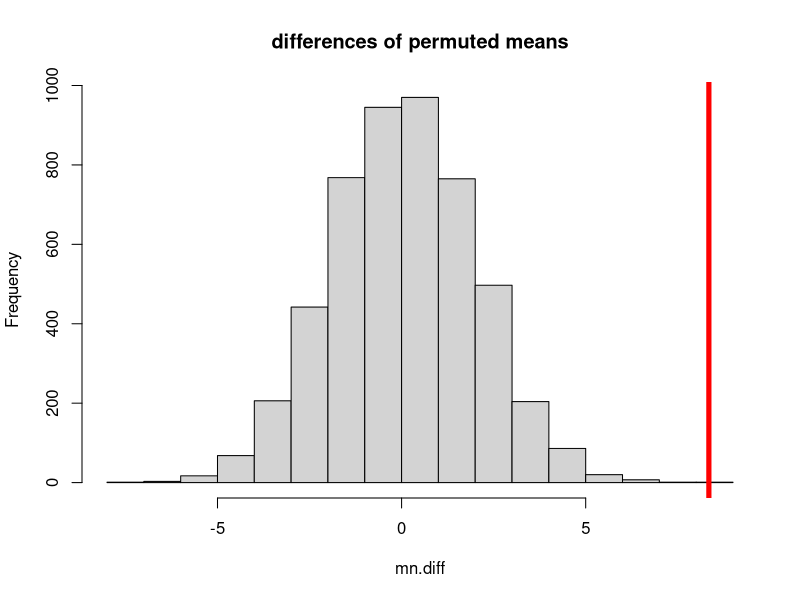

The R source for this figure:
### Lab 3: Resampling ###

# Permutation tests
# Bootstrapped quantities

library(here)
library(tidyverse)
library(boot)
library(coin)

## Bootstrapped 95% confidence interval using the boot package ##
# Use to bootstrap a confidence interval about any statistic (even those lacking a theoretical distribution)
# Cook some data
rdat <- rpois(100, 8)

# Define a function to calculate the statistic of interest (example: median)
med = function(rdat, i){median(rdat[i])}

# Apply the boot.ci function to resample the data 1000 times, and produce estimates of 95% CI from the resampled distribution
rdat.CI <- boot.ci(boot(rdat, med, R = 1000))

# An approach for plotting your bootstrapped confidence intervals using ggplot2 #


# Extract normal CI from boot.ci object
lower.CI <- rdat.CI$normal[,2]
upper.CI <- rdat.CI$normal[,3]
mdn <- median(rdat)

# Convert random vector to dataframe for plotting
rdat.df <- data.frame(var = rdat)

CI.pl <- rdat.df %>% ggplot(aes(y = mdn, x = 1)) +
geom_point(size = 10) +
geom_errorbar(aes(ymin = lower.CI, ymax = upper.CI), width = 0.1, size = 0.5)

## Permutation t-test (2 sample), "by hand" ##
# Import data
foxdata <- read.csv(here("data", "Lect4_foxdata.csv"))

# Set number of (re)samples
R <- 5000

# Make a container to hold permuted differences between means and include a place for the observed difference
mn.diff <- numeric(R + 1)

# Observed difference between means
mn.diff[1] <- mean(foxdata$no.fox) - mean(foxdata$fox)

# Restructure the data so that both groups are in a single vector
# Using a bit of tidyverse here
poolfox <- foxdata %>% pivot_longer(c(fox, no.fox), values_to = "NPP") %>%
                       select(NPP) %>%
                       data.frame()

# Permute mean differences
for(i in 2:length(mn.diff)){
  index <- sample(1:50, size = 25, replace = TRUE) #sample function performs the resampling
  foxperm <- poolfox$NPP[index]
  nofoxperm <- poolfox$NPP[-index]
  mn.diff[i] <- mean(foxperm) - mean(nofoxperm)
}

# Histogram of permuted differences
hist(mn.diff, main ="differences of permuted means")

# Show the observed difference
abline(v = mn.diff[1], col="red", lwd=5)

# Calculate P-value (two-tailed) as the proportion of permutations with a mean difference greater/less than observed
# Note use of absolute values here. This yields the probability for a 2-tailed test (i.e., probability of observing a mean differences greater than or less than the observed).
mean(abs(mn.diff) >= abs(mn.diff[1]))

## Use functions in the coin package to carry out permutation tests ##
# Restructure the data into two columns: one for categories and one for NPP (response variable)
fox.long <- foxdata %>% pivot_longer(c(fox, no.fox), values_to = "NPP", names_to = "cat")

oneway_test(fox.long$NPP ~ as.factor(fox.long$cat), alternative="two.sided", distribution = approximate(nresample = 5000))
